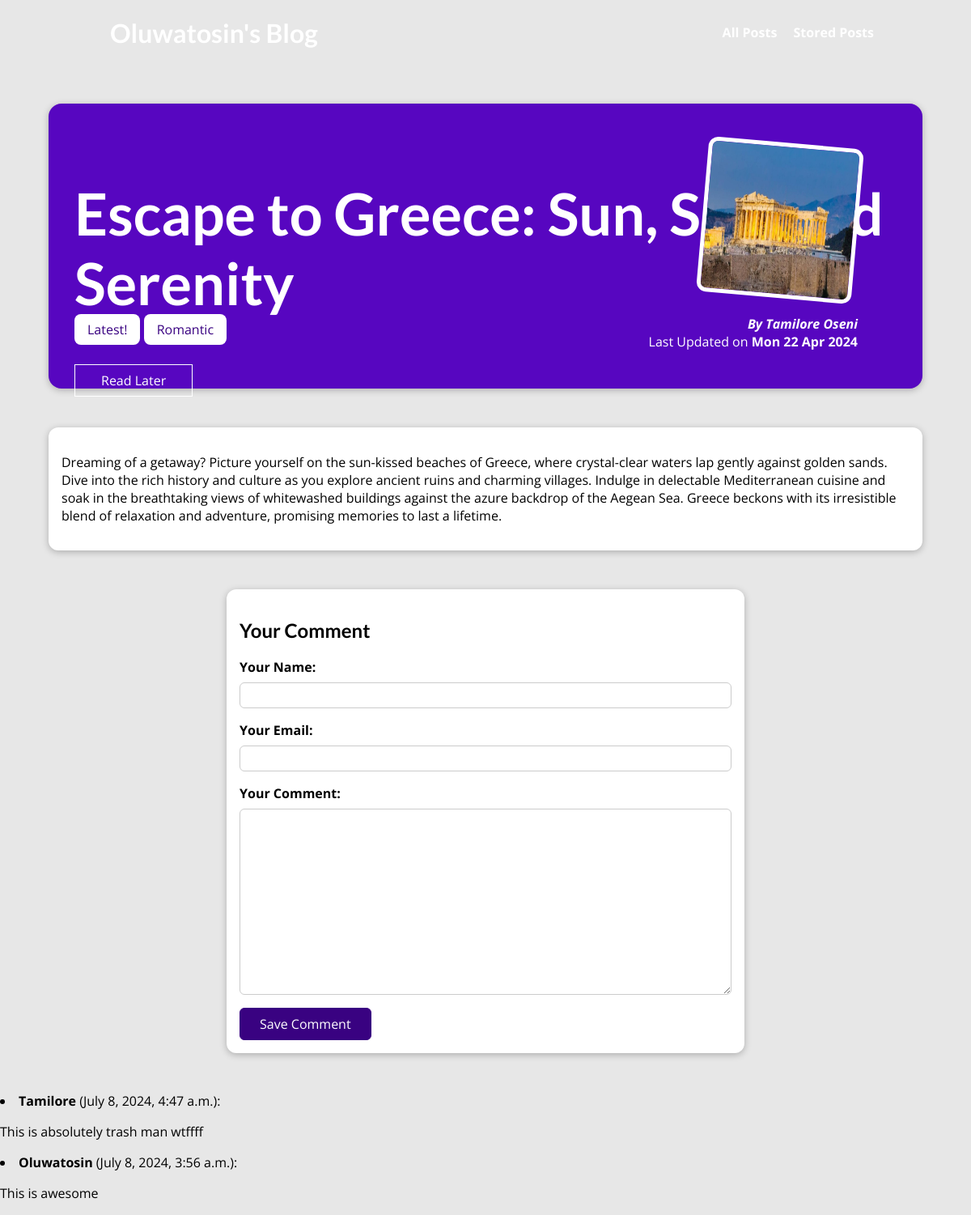
Page /posts/escape-to-greece-sun-sea-and-serenity on the committed database.
### blog/models.py (models this page shows, shortened)
class Post(models.Model):
    title = models.CharField(max_length=100)
    excerpt = models.CharField(max_length=80)
    image_name = models.ImageField(upload_to='images/')
    date = models.DateField()
    slug = models.SlugField(blank=True,db_index=True, null=False)
    content = models.TextField()
    tags = models.ManyToManyField(Tag)
    author = models.ForeignKey(Author,on_delete=models.SET_NULL,null=True, related_name="author")

class Tag(models.Model):
    caption = models.CharField(max_length=50)

class Author(models.Model):
    first_name = models.CharField(max_length=80)
    last_name =  models.CharField(max_length=80)
    email_address = models.EmailField()
    def full_name(self):
        return f"{self.first_name} {self.last_name}"
    def __str__(self):
        return self.full_name()

class Comment(models.Model):
    user_name = models.CharField(max_length=120)
    user_email = models.EmailField(max_length=254)
    post = models.ForeignKey(Post,on_delete=models.CASCADE,related_name="comments")
    comments = models.TextField(max_length=400)
    date_ct = models.DateTimeField(auto_now_add=True)

### blog/views.py (the view, shortened to what this page needs)
# urls.py: path("posts/<slug:slug>",views.PostDetailsView.as_view(),name="detail-posts" ),
class PostDetailsView(View):
    def is_stored_posts(self, request, post_id):
        stored_posts = request.session.get("stored_posts") #get the saved posts from session
        if stored_posts is not None:
            is_saved_later = post_id in stored_posts
        else:
            is_saved_later = False
        return is_saved_later
    def get(self,request,slug):
        post = Post.objects.get(slug=slug)
        return render(request,"blog/post-details.html",{
            "post":post,
            "post_tags":post.tags.all(),
            "comment_form":CommentForm,
            "comments":post.comments.all().order_by("-date_ct"),
            "saved_later":self.is_stored_posts(request, post.id)
            })

### blog/templates/blog/post-details.html (shortened to what this page needs)
{% extends "base.html" %}
{% load static %}
{% block css_files %}
<link rel="stylesheet" href="{% static "blog/post-details.css" %}">
{% endblock css_files %}
{% block contents %}
    <section id="summary">
        <h2>{{post.title}}</h2>
        <div>
            {% for tag in post_tags  %}
                <span class="tag">{{tag.caption}}</span>
            {% endfor %}
        </div>
        <div id="read-later">
            <form action="{% url "read-later" %}" method="POST">
                <button>
                    {% if saved_later %}
                        Remove from "Read Later" List
                    {% else %}
                    Read Later
                    {% endif %}
                </button>
            </form>
        </div>
        <article>
            <img src="{{ post.image_name.url }}" alt="{{ post.title }}">
            <address>By <a href="mailto:{{post.author.email_address}}?subject=More%20info%20about%20your%20pblog"> {{post.author}}</a></address>
            <div>
                Last Updated on <time>{{post.date|date:"D d M Y"}}</time>
            </div>
        </article>
    </section>
    <main>
       {{post.content | linebreaks}}
    </main>
    <section id="comment-form">
        <h2>Your Comment</h2>
        <form action="{% url "detail-posts" post.slug %}" method="POST">
            {% for form_field in comment_form %}
            <div class="form-control ">
                {{form_field.label_tag}}
                {{form_field}}
            </div>
            {% endfor %}
            <button type="submit">Save Comment</button>
        </form>
    </section>
    {% for comment in comments %}
    <li>
        <strong>{{ comment.user_name }}</strong> ({{ comment.date_ct|date:"F j, Y, g:i a" }}):
        <p>{{ comment.comments }}</p>
    </li>
    {% endfor %}
{% endblock %}

### templates/base.html (shortened to what this page needs)
{% load static %}
<!DOCTYPE html>
<html lang="en">
<head>
    <link rel="stylesheet" href="{% static "app.css" %}">
    {% block css_files %}{% endblock css_files %}
</head>
<body>
    <header id="main-nav">
        <h1>
          <a href="{% url "starting-page" %}">Oluwatosin's Blog</a>
        </h1>
        <nav>
          <a href="{% url "posts-page" %}">All Posts</a>
          <a href="{% url "read-later" %}">Stored Posts</a>
        </nav>
      </header>
    {% block contents %}
    {% endblock contents %}
</body>
</html>

### static/app.css (style rules this page uses)
* { box-sizing: border-box; }
html { font-family: 'Open Sans', 'Lato', sans-serif; }
body { margin: 0; }
h1, h2, h3 { font-family: 'Lato', sans-serif; font-weight: bold; }
#main-nav { width: 100%; height: 5rem; display: flex; justify-content: space-between; align-items: center; padding: 0 10%; position: absolute; top: 0; left: 0; }
#main-nav a { text-decoration: none; color: white; font-weight: bold; margin-left: 1rem; }

### blog/static/blog/post-details.css (style rules this page uses)
body { background-color: #e7e7e7; }
#summary { margin: 8rem auto 3rem auto; padding: 2rem; width: 90%; max-width: 90rem; border-radius: 16px; background-color: #5706c0; position: relative; box-shadow: 0 2px 8px rgba(0, 0, 0, 0.25); height: 22rem; }
#summary h2 { color: white; font-size: 4.5rem; margin-bottom: 0.25rem; }
#summary article { position: absolute; top: 2rem; right: 3rem; padding: 1rem 2rem; border-radius: 12px; text-align: right; color: white; }
#summary article img { width: 12rem; height: 12rem; border-radius: 12px; transform: rotateZ(5deg); border: 5px solid white; margin-bottom: 1rem; }
#summary address { font-weight: bold; }
#summary a { color: white; text-decoration: none; }
#summary time { font-weight: bold; }
main { width: 90%; max-width: 90rem; margin: 3rem auto; background-color: white; padding: 1rem; border-radius: 12px; box-shadow: 0 2px 8px rgba(0, 0, 0, 0.25); }
.tag { background-color: white; color:#5706c0; padding: 0.5rem 1rem; border-radius: 8px; }
#comment-form { margin: 3rem auto; width: 90%; max-width: 40rem; border-radius: 12px; background-color: white; box-shadow: 0 2px 8px rgba(0, 0, 0, 0.25); padding: 1rem; }
#comment-form button { font: inherit; background-color: #390281; color: white; border: 1px solid #390281; padding: 0.5rem 1.5rem; border-radius: 6px; cursor: pointer; }
.form-control { margin-bottom: 1rem; }
.form-control label { font-weight: bold; margin-bottom: 0.5rem; display: block; }
.form-control input, .form-control textarea { display: block; width: 100%; font: inherit; padding: 0.25rem; border-radius: 6px; border: 1px solid #ccc; }
#read-later { margin: 2rem 0; }
#read-later button { background-color: transparent; border: 1px solid white; padding: 0.5rem 2rem; font: inherit; color: white; cursor: pointer; }
.tag { background-color: white; color: #390281; padding: 0.5rem 1rem; border-radius: 8px; }

### rows in the picture
Post: title "Escape to Greece: Sun, Sea, and Serenity", image_name (picture), author "Tamilore Oseni", date "Mon 22 Apr 2024", content "Dreaming of a getaway? Picture yourself on the sun-kissed beaches of Greece, where crystal-clear waters lap gently against golden sands. Dive into the rich history and culture as you explore ancient ruins and charming villages. Indulge in delectable Mediterranean cuisine and soak in the breathtaking views of whitewashed buildings against the azure backdrop of the Aegean Sea. Greece beckons with its irresistible blend of relaxation and adventure, promising memories to last a lifetime."
Tag: caption "Latest!"
Tag: caption "Romantic"
Comment: user_name "Tamilore", date_ct "July 8, 2024, 4:47 a.m.", comments "This is absolutely trash man wtffff"
Comment: user_name "Oluwatosin", date_ct "July 8, 2024, 3:56 a.m.", comments "This is awesome"
